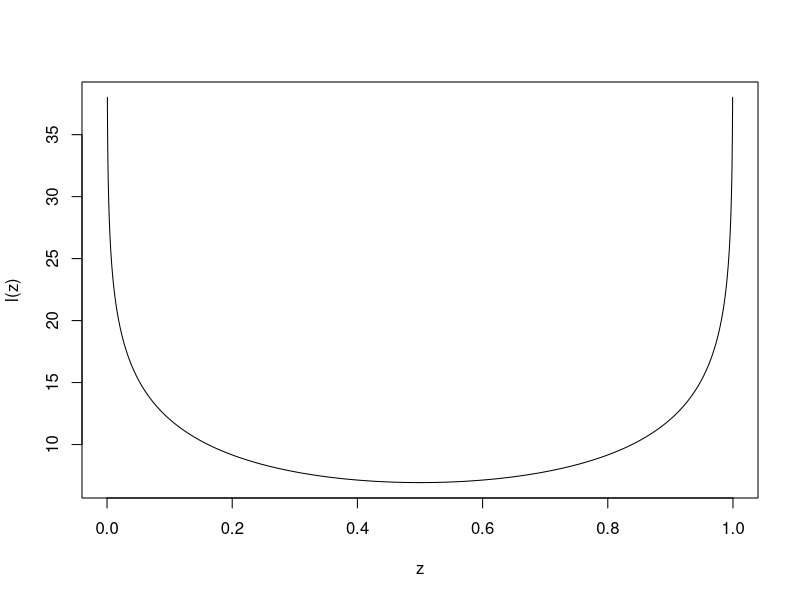
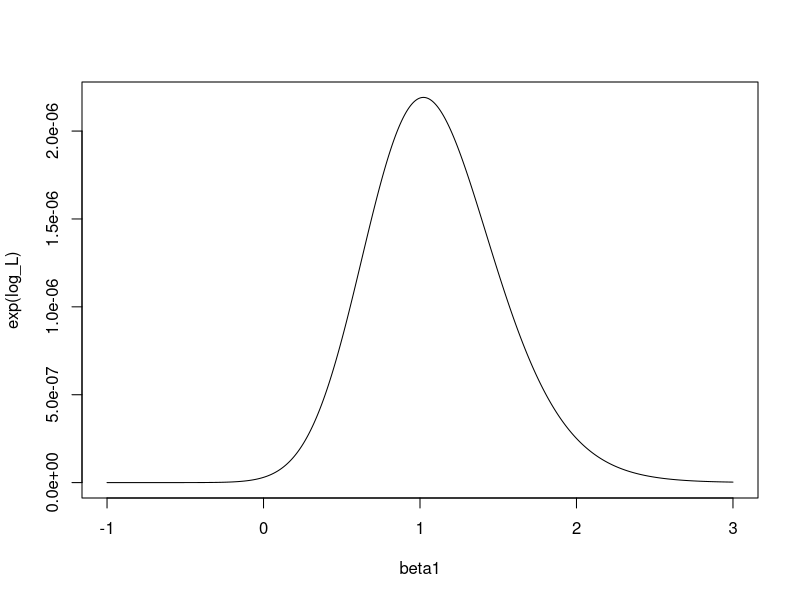
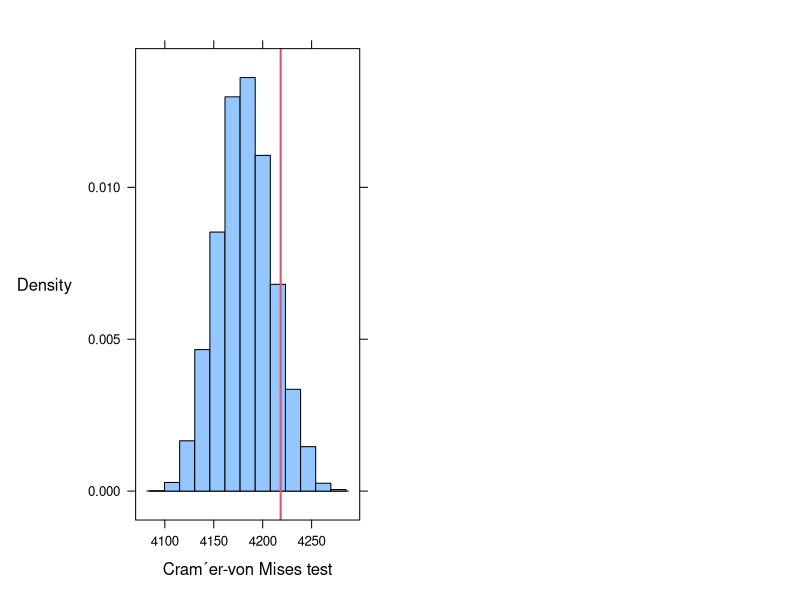
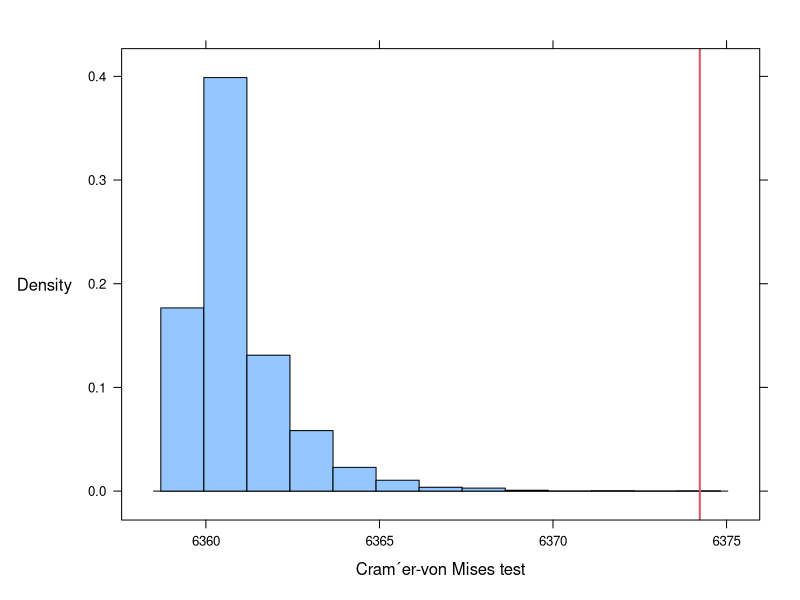
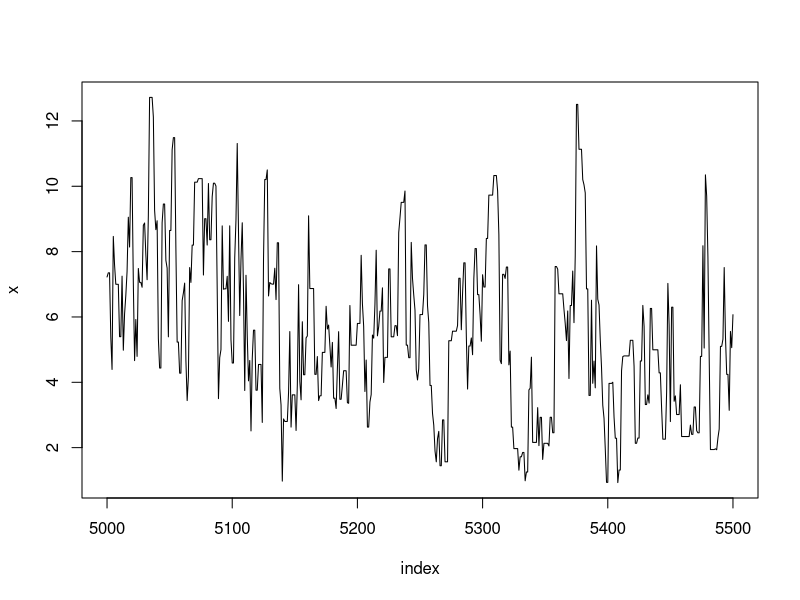
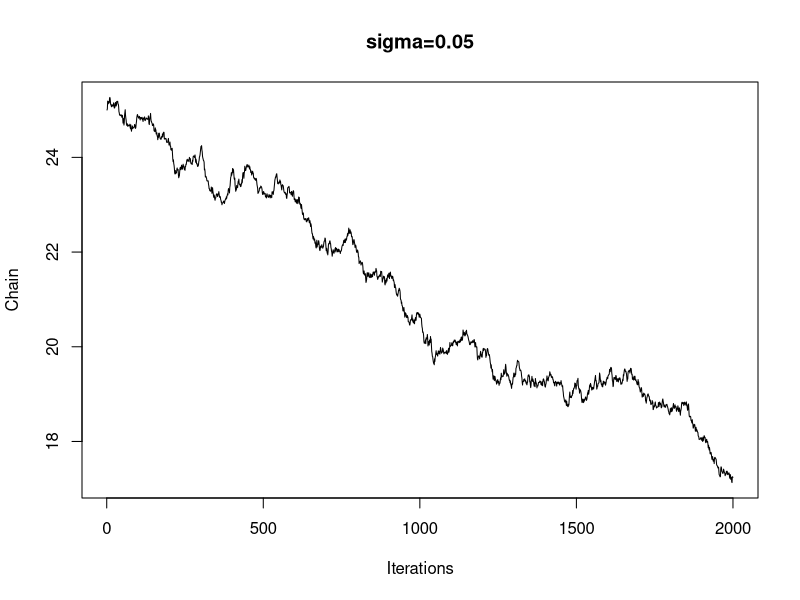
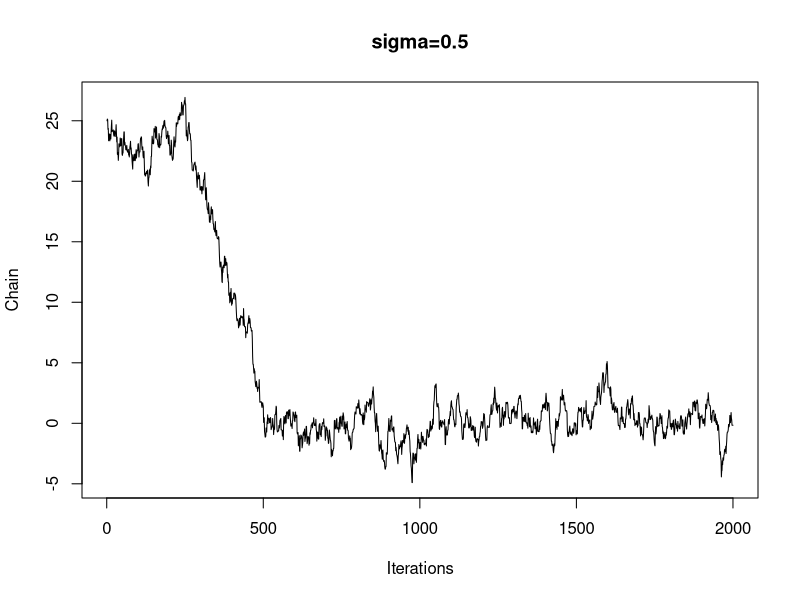
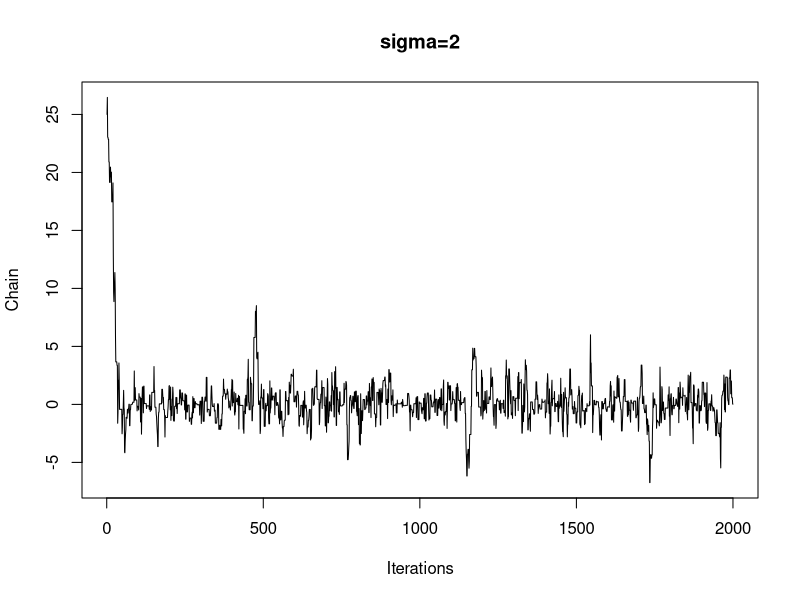

Source code (R) for these figures, in order:
## ---- chunk 1
options(scipen = 1, digits = 4, width = 80)
## ---- chunk 2
l <- function(x) {
  -5 * log(x) - 5 * log(1 - x)
}
theta_hat <- optimize(l, c(0, 1))
theta_hat
z <- seq(0, 1, length=2000)
plot(z, l(z), type="l")
## ---- chunk 3
x = c(1.34, -1.38, -0.19, -0.44, 1.90, -0.80, 0.91, 0.26, 1.37, -1.62, -0.96, 1.90, 0.99, 1.96, -1.57, 1.51, -1.61, -1.02, -0.92, -1.87,  1.73, -1.23, -1.24,  0.22, 1.42)
y = c(1, 0, 0, 1, 1, 0, 1, 1, 1, 0, 1, 1, 1, 1, 1, 0, 0, 0, 0, 0, 1, 0, 0, 1, 0)
l <- function(beta) {
  tmp <- exp(beta[1] + beta[2] * x)
  p <- tmp / (1 + tmp)
  return(sum(y * log(p) + (1 - y) * log(1 - p)))
}

betahat <- optim(par=c(0.25, 0.75), fn=l, control = list(fnscale=-1))$par
betahat
## ---- chunk 4
library(numDeriv)

beta_init <- c(0.25, 0.75)
gradient <- grad(l, beta_init)
hess <- hessian(l, beta_init)
(nextbeta <- beta_init - solve(hess) %*% gradient)
(nextbeta <- array(nextbeta))
## ---- chunk 5
l <- function(beta_0, beta_1) {
  tmp <- exp(beta_0 + beta_1 * x)
  p <- tmp / (1 + tmp)
  return(sum(y * log(p) + (1 - y) * log(1 - p)))
}

beta1 <- seq(-1, 3, length=1000)
log_L <- sapply(beta1, function(x) {l(0, x)})
plot(beta1, exp(log_L), type="l")
## ---- chunk 6
# uniroot
dl <- function(beta1) {
  p <- exp(beta1 * x) / (1 + exp(beta1 * x))
  grad <- sum(x * (y - p)) # gradient of l about beta1
  return(grad)
}
(beta1_uni <- uniroot(dl, c(0, 2))$root)
beta1_uni

# Grid Search
grid <- seq(0, 2, 0.01)
res <- sapply(grid, function(beta) {l(0, beta)})
(beta1_g <- grid[res == max(res)])

#  the Newton-Raphson algorithm
Newton <- function(f, theres, x0, N){
  h = 1e-4
  i = 1
  p = numeric(N)
  while(i < N+1){
    x1 <- (x0 - (f(x0) / ((f(x0 + h) - f(x0)) / h)))
    p[i] <- x1
    if (abs(x1 - x0) < theres) break
    x0 <- x1
    i <- i + 1
  }
  return(x0)
}
(beta1_n <- Newton(dl, 1e-7, 0.8, 2000))
## ---- chunk 7
library(latticeExtra)

# two-sample Cram´er-von Mises test
cm <- function(x, y){
  r <- 5000 # iteration
  t <- vector("numeric", r)
  n <- length(x)
  m <- length(y)
  n.v <- vector("numeric", n) 
  n.v1 <- vector("numeric", n)
  m.v <- vector("numeric", m)
  m.v1 <- vector("numeric", m)
  z <- c(x, y)
  N <- length(z)
  for (i in 1:n)
    n.v[i] <- ( x[i] - i )**2
  for (j in 1:m)
    m.v[j] <- ( y[j] - j )**2
  
  # Test statistic for original dataset
  t_orig <- ( (n * sum(n.v) + m * sum(m.v)) / (m * n * N) ) - (4 * m * n - 1) / (6 * N)
  
  # Calculate test statistic for each permautation samples
  for (k in 1:r) { 
    w <- sample(N, size = n, replace = FALSE)
    x1 <- sort( z[w] )
    y1 <- sort( z[-w] )
    for (i in 1:n) { 
      n.v1[i] <- ( x1[i] - i )**2 
    }
    for (j in 1:m) { 
      m.v1[j] <- ( y1[j] - j )**2 
    }
    t[k] <- ( (n * sum(n.v1) + m * sum(m.v1)) / (m * n * N) ) - (4 * m * n - 1) / (6 * N)
  }
  
  p <- mean( c(t_orig, t) >= t_orig )
  result = list("t_orig"=t_orig,"t"=t,"p"=p)
    return(result)
}

## plot
histplot <- function(t_orig,t){
  histogram(c(t_orig, t) , type = "density" , xlab = "Cram´er-von Mises test", ylab = list(rot = 0)
            , panel = function(...){
                panel.histogram(...)
                panel.abline(v = t_orig, col = 2, lwd = 2)
              }
            )
}

data("chickwts")
# 8.1
x <- with(chickwts, sort(as.vector(weight[feed == "soybean"])))
y <- with(chickwts, sort(as.vector(weight[feed == "linseed"])))
cvm_8.1 <- cm(x, y)
print(histplot(cvm_8.1$t_orig,cvm_8.1$t), position = c(0, 0, 0.5, 1))
cvm_8.1$p

# 8.2
x <- with(chickwts, sort(as.vector(weight[feed == "sunflower"])))
y <- with(chickwts, sort(as.vector(weight[feed == "linseed"])))
cvm_8.2 <- cm(x, y)
print(histplot(cvm_8.2$t_orig,cvm_8.2$t), position = c(0, 0, 1, 1))
cvm_8.2$p
## ---- chunk 8
f <- function(x, sigma){                      # Rayleigh density
  if (any(x < 0)) return (0)
  stopifnot(sigma > 0)
  return((x / sigma^2) * exp(-x^2 / (2*sigma^2)))
}
m1 <- 10000
sigma <- 4
x <- numeric(m1)
x[1] <- rgamma(1, shape = 1, rate = 1)        # gamma
k1 <- 0
u <- runif(m1)
for (i in 2:m1) {
  xt <- x[i-1]
  y <- rgamma(1, shape = xt, rate = 1)        # chi square distribution
  num <- f(y, sigma) * dgamma(xt, shape = y, rate = 1)
  den <- f(xt, sigma) * dgamma(y, shape = xt, rate = 1)
  if (u[i] <= num/den) 
    x[i] <- y 
  else {
    x[i] <- xt
    k1 <- k1+1   #y is rejected
  }
}
index <- 5000:5500
y1 <- x[index]
plot(index, y1, type="l", main="", ylab="x")
## ---- chunk 9
Lden=function(x){
  return (1/2*exp(-abs(x)))
}

rw.Metropolis <- function(sigma, x0, N) {
  x <- numeric(N)
  x[1] <- x0
  u <- runif(N)
  k <- 0
  for (i in 2:N) {
    y <- rnorm(1, x[i-1], sigma)
    if (u[i] <= (Lden(y) / Lden((x[i-1])))){
      x[i] <- y
      k=k+1
    }
    else {
      x[i] <- x[i-1]
    }
  }
  return(list(x=x, acrate=k/N))
}

N <- 2000
sigma <- c(0.05, 0.5, 2, 16)
x0 <- 25 # starting
rw1 <- rw.Metropolis(sigma[1], x0, N)
rw2 <- rw.Metropolis(sigma[2], x0, N)
rw3 <- rw.Metropolis(sigma[3], x0, N)
rw4 <- rw.Metropolis(sigma[4], x0, N)
# number of rejected candidate points
print(c(rw1$acrate, rw2$acrate, rw3$acrate, rw4$acrate))

# plot of chain
plot(rw1$x,type='l',ylab='Chain',xlab='Iterations',main='sigma=0.05')
plot(rw2$x,type='l',ylab='Chain',xlab='Iterations',main='sigma=0.5')
plot(rw3$x,type='l',ylab='Chain',xlab='Iterations',main='sigma=2')
plot(rw4$x,type='l',ylab='Chain',xlab='Iterations',main='sigma=16')
## ---- chunk 10
x1 = 10   # inital point
burn = 100 # burn-in period
N = 2000 # length
x = numeric(N)
y = numeric(N)
x[1] = x1
y[1] = rnorm(1,0.9*x[1],sqrt(1-0.9^2))
for (i in 2:N){
  x[i] = rnorm(1,0.9*y[i-1],sqrt(1-0.9^2))
  y[i] = rnorm(1,0.9*x[i],sqrt(1-0.9^2))
}
xsample=x[(burn+1):N]
ysample=y[(burn+1):N]
# plot
plot(xsample,type='l',ylab='Chain',xlab='Iterations',main='x')
plot(ysample,type='l',ylab='Chain',xlab='Iterations',main='y')

# fit sample
modelfit=lm(ysample~xsample)
res=modelfit$residuals
plot(modelfit)
## ---- chunk 11
gibbs.sim <- function(n,a,b){
  N <- 5000                           #iterations
  burn <- 1000
  X <- matrix(0, N, 2)
  # generate the chain
  X[1, ] <- c(floor(n/2), a/(a+b))
  for (i in 2:N){
    x2 <- X[i-1, 2]
    X[i, 1] <- rbinom(1, n, x2)
    x1 <- X[i, 1]
    X[i, 2] <- rbeta(1, x1+a, n-x1+b)
  }
  b <- burn + 1
  sample <- X[b:N, ]
  return(sample)
}
## ---- chunk 12
#Defining the function to calculate the G-R statistic
Gelman.Rubin <- function(psi){
  # psi[i,j] is the statistic psi(X[i,1:j])
  # for chain in i-th row of X
  psi <- as.matrix(psi)
  n <- ncol(psi)
  k <- nrow(psi)
  psi.means <- rowMeans(psi)     #row means
  B <- n * var(psi.means)        #between variance est.
  psi.w <- apply(psi, 1, "var")  #within variances
  W <- mean(psi.w)               #within est.
  v.hat <- W*(n-1)/n + (B/n)     #upper variance est.
  r.hat <- v.hat / W             #G-R statistic
  return(r.hat)
}

f <- function(x, sigma){         # evaluate the Rayleigh density
  if (any(x < 0)) return (0)
  stopifnot(sigma > 0)
  return((x / sigma^2) * exp(-x^2 / (2*sigma^2)))
}

k <- 4                           # number chains
sigma <- 4
x <- as.matrix(c(0.01, 2, 4, 6))
ral.chain <- function(x){
  xi <- numeric(nrow(x))
  for(i in 1:length(xi)){
    xt <- x[i, ncol(x)]
    y <- rchisq(1, df = xt)      # Using chi square distribution
    num <- f(y, sigma) * dchisq(xt, df = y)
    den <- f(xt, sigma) * dchisq(y, df = xt)
    u <- runif(1)
    if (u <= num/den) xi[i] <- y else{
      xi[i] <- xt                #y is rejected
    }
  }
  return(cbind(x,xi))
}
r.hat = 10
while(r.hat >= 1.2){
  x <- ral.chain(x)
  psi <- t(apply(x, 1, cumsum))
  for (i in 1:nrow(psi))
    psi[i,] <- psi[i,] / (1:ncol(psi))
  r.hat <- Gelman.Rubin(psi)
}
b <- ncol(x)

# check convergence by the G-R method
library(coda)
x.mcmc <- mcmc.list(as.mcmc(x[1,]),as.mcmc(x[2,]),as.mcmc(x[3,]),as.mcmc(x[4,]))
geweke.diag(x.mcmc)
geweke.plot(x.mcmc)
